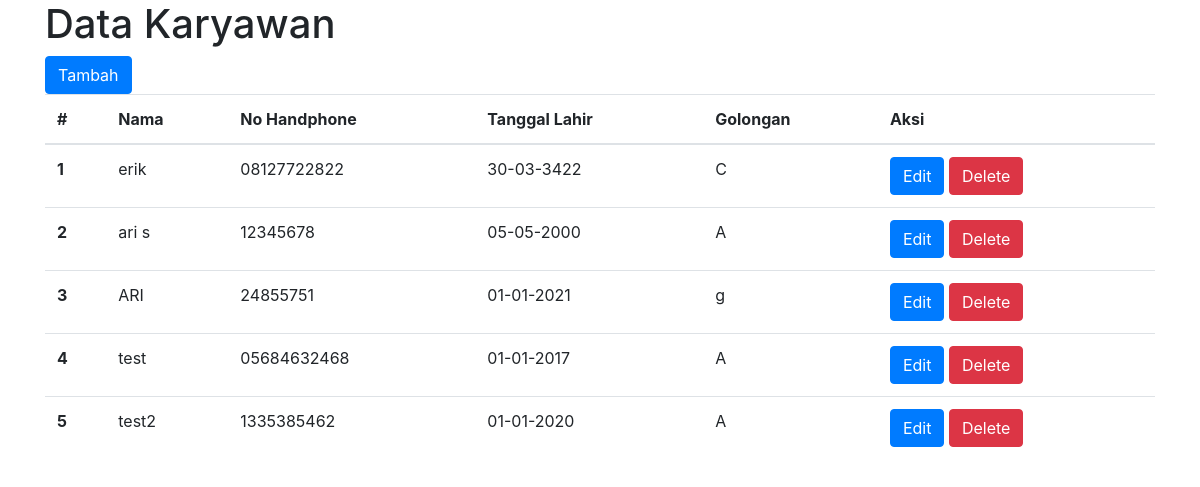
The page / on the database its author committed.
### tables this page shows
CREATE TABLE `karyawan` (
  `id` int(11) NOT NULL,
  `nama` varchar(250) NOT NULL,
  `nohp` varchar(15) NOT NULL,
  `tgllahir` date NOT NULL,
  `golongan` varchar(10) NOT NULL
);

### application/controllers/Home.php (called while the page is built, shortened)
<?php
class Home extends CI_Controller {
	public function index()
	{
		$data['karyawan'] = $this->db->get('karyawan')->result();
		$this->load->view('master/header');
        $this->load->view('home' , $data);
        $this->load->view('master/footer');
	}
}

### index.php (called while the page is built, shortened)
<?php
require_once BASEPATH.'core/CodeIgniter.php';

### application/views/home.php (the view)
<div class="container">
    <h1>Data Karyawan</h1>
    <a href="<?= base_url('home/create') ?>" class="btn btn-primary">Tambah</a>
    <table class="table">
  <thead>
    <tr>
      <th scope="col">#</th>
      <th scope="col">Nama</th>
      <th scope="col">No Handphone</th>
      <th scope="col">Tanggal Lahir</th>
      <th scope="col">Golongan</th>
      <th scope="col">Aksi</th>
    </tr>
  </thead>
  <tbody>
    <?php
    $no=1;
    foreach ($karyawan as $item) { ?>
    <tr>
      <th scope="row"><?= $no++ ?></th>
      <td><?= $item->nama ?></td>
      <td><?= $item->nohp ?></td>
      <td><?= date('d-m-Y',strtotime($item->tgllahir))  ?></td>
      <td><?= $item->golongan ?></td>
      <td>
        <a href="<?= base_url('home/update/' .$item->id) ?>" class="btn btn-primary">Edit</a>
        <a href="<?= base_url('home/delete/'.$item->id) ?>" class="btn btn-danger">Delete</a></td>
    </tr>
    <?php } ?>
  </tbody>
</table>
</div>

### application/views/master/header.php (shortened to what this page needs)
<!doctype html>
<html lang="en">
  <head>
    <link rel="stylesheet" href="https://cdn.jsdelivr.net/npm/bootstrap@4.0.0/dist/css/bootstrap.min.css">
  </head>
  <body>

### rows shown on the page
karyawan: nama "erik", nohp "08127722822", tgllahir "30-03-3422", golongan "C"
karyawan: nama "ari s", nohp "12345678", tgllahir "05-05-2000", golongan "A"
karyawan: nama "ARI", nohp "24855751", tgllahir "01-01-2021", golongan "g"
karyawan: nama "test", nohp "05684632468", tgllahir "01-01-2017", golongan "A"
karyawan: nama "test2", nohp "1335385462", tgllahir "01-01-2020", golongan "A"
